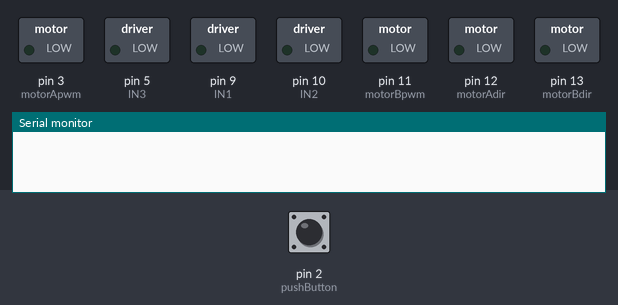
A sketch run on a simulated Arduino Uno, built with avr-gcc and run on an emulated ATmega328P. Parts: switched loads named in the sketch (green lamp = pin HIGH), the last lines printed to the serial monitor. Inputs (shaded band) come from the test bench; at power-on: pin 2 (pushButton) HIGH.

Above: at 1.2 s.
1.3 s: pin 2 (pushButton) pulsed LOW 2 times (0.12 s each, 0.3 s apart)
At 3.0 s:
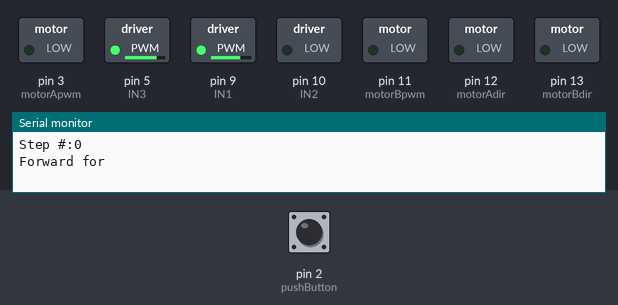
At 11.1 s:
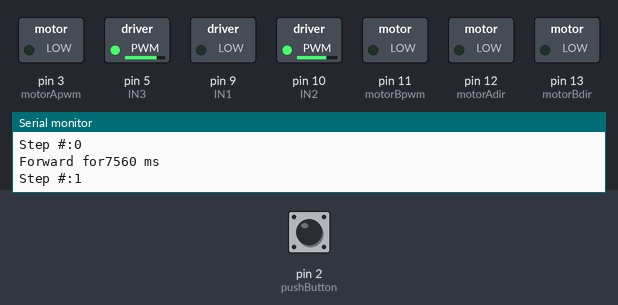
Timing chart, 0 to 11.9 s (numbered marks = the images above; inputs shaded):
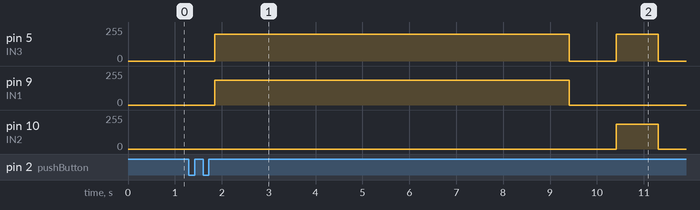

The sketch:

Lab_2_Code.ino
```cpp
/* Dead Reckoning
  20200117
  Program to get the ardbot to drive a predefined path
  jsteele, mshapiro, klarsen
*/

// Complete Tasks in Initial_Robot_Testing.ino first!!

/* Program TODO LIST
  1) Change the milliSecondsPerCM constant to the value you found in testing
  2) Change the milliSecondsPer90Deg constant to the value you found in testing
  3) Change the PWM of the forward function to the values you found in testing
  4) Write code for the button pause functionality
  5) Write your own turn function

  Note: type // to make a single line comment
        Comments are for the future you to understand how you wrote your code
*/

// Preprocessor Definitions

// If you have a kit with the moto shield, set this to true
// If you have the Dual H-Bridge controller w/o the shield, set to false
#define SHIELD false

// Defining these allows us to use letters in place of binary when
// controlling our motor(s)
#define A 0
#define B 1

//SHIELD Pin varables
#define motorApwm 3
#define motorAdir 12
#define motorBpwm 11
#define motorBdir 13

//Driver Pin variable
#define IN1 9
#define IN2 10
#define IN3 5
#define IN4 6

#define FORWARD 0
#define LEFT 1
#define RIGHT -1
#define pushButton 2
#define A 1
#define B 2
#define pwmA 3
#define dirA 12
#define pwmB 11
#define dirB 13

// PWM values for the motors
#define motorA_PWM 185
#define motorB_PWM 200

#define SHIELD 0

// the following converts centimeters into milliseconds as long datatype
#define milliSecondsPerCM 54     //CHANGE THIS ACCORDING TO YOUR BOT
#define milliSecondsPer90Deg 900 //CHANGE THIS ACCORDNING TO YOUR BOT

// the itemized list of moves for the robot as a 1D array
// this setup assumes that all the turns are 90 degrees and that all motions are pairs of drives and turns.
int moves[] = {140, LEFT, 90, RIGHT, 60, RIGHT, 180, RIGHT, 100, LEFT, 60, RIGHT, 100, RIGHT, 150, RIGHT};

// RIGHT param t is delay time calculated from dist and speed ratio
void turnRight(int t)
{
  run_motor(A, -motorA_PWM); //set this to a number between -255 and 255
  run_motor(B, motorB_PWM);  //set this to a number between -255 and 255
  delay(t);                  //set this to a time in ms for the motors to run
  run_motor(A, 0);           //motors stop
  run_motor(B, 0);
}

// LEFT param t is delay time calculated from dist and speed ratio
void turnLeft(int t)
{
  run_motor(A, motorA_PWM);  //set this to a number between -255 and 255
  run_motor(B, -motorA_PWM); //set this to a number between -255 and 255
  delay(t);                  //set this to a time in ms for the motors to run
  run_motor(A, 0);           //motors stop
  run_motor(B, 0);
}

void setup()
{
  // set up the motor drive ports
  pinMode(pwmA, OUTPUT);
  pinMode(dirA, OUTPUT);
  pinMode(pwmB, OUTPUT);
  pinMode(dirB, OUTPUT);
  // make the pushbutton's pin an input:
  pinMode(pushButton, INPUT_PULLUP); //CHANGE TO INPUT_PULLUP
  // initialize serial communication at 9600 bits per second:
  Serial.begin(9600);
}

void loop()
{
  int i, dist, dir;
  long time;
  while (digitalRead(pushButton) == 1)
    ;
  while (digitalRead(pushButton) == 0)
    ;
  //This for loop steps (or iterates) through the array 'moves'
  for (i = 0; i < sizeof(moves) / 2; i = i + 2)
  {

    while (digitalRead(pushButton))
    {
      // Do nothing but wait
      //Serial.println("Waiting");
    }

    delay(250);
    //Forward Leg of each step
    Serial.print("Step #:");
    Serial.println(i);
    dist = moves[i];
    Serial.print("Forward for");
    time = Forward(dist);
    Serial.print(time);
    Serial.println(" ms");
    delay(1000);

    //Turn Leg of each step
    Serial.print("Step #:");
    Serial.println(i + 1);
    dir = moves[i + 1];
    if (dir == LEFT)
    {
      time = Turn(90);
      Serial.print("turning LEFT ");
      Serial.print(time);
      Serial.println(" ms");
    }
    else
    {
      time = Turn(-90);
      Serial.println("turning RIGHT ");

      Serial.print(time);
      Serial.println(" ms");
    } // end of else motions conditional
    delay(1000);

  } // end of for loop
  Serial.println("That's All Folks!");
  delay(1000);
  exit(i);
} // the end

//////////////////////////////////////////////
unsigned long Forward(int distance)
{
  unsigned long t;
  t = distance * milliSecondsPerCM; //Time to keep motors on

  //To drive forward, motors go in the same direction
  run_motor(A, motorA_PWM); //change PWM to your calibrations
  run_motor(B, motorB_PWM); //change PWM to your calibrations
  delay(t);
  run_motor(A, 0);
  run_motor(B, 0);
  return (t);
}

//////////////////////////////////////////////
unsigned long Turn(int degrees)
{
  unsigned long t;
  int sign = degrees / abs(degrees);              //Find if left or right
  t = (abs(degrees) / 90) * milliSecondsPer90Deg; //Time to keep motors on

  if (sign == -1)
  {
    turnLeft(t);
  }
  else
  {
    turnRight(t);
  }

  return (t);
}
```

motors.ino
```cpp
void motor_setup()
{
  if (SHIELD)
  { //if you're using the motoshield
    //define Sheild pins as outputs
    pinMode(motorApwm, OUTPUT);
    pinMode(motorAdir, OUTPUT);
    pinMode(motorBpwm, OUTPUT);
    pinMode(motorBdir, OUTPUT);
    // initialize all pins to zero
    digitalWrite(motorApwm, 0);
    digitalWrite(motorAdir, 0);
    digitalWrite(motorBpwm, 0);
    digitalWrite(motorBdir, 0);
  }
  else
  { // if using dual motor driver
    // define driver pins as outputs
    pinMode(IN1, OUTPUT);
    pinMode(IN2, OUTPUT);
    pinMode(IN3, OUTPUT);
    pinMode(IN4, OUTPUT);
    // initialize all pins to zero
    digitalWrite(IN1, 0);
    digitalWrite(IN2, 0);
    digitalWrite(IN3, 0);
    digitalWrite(IN4, 0);
  } // end if
  return;
} // end function

// int motor is the defined A or B
// pwm = the power cycle you want to use
void run_motor(int motor, int pwm)
{
  int dir = (pwm / abs(pwm)) > 0; // returns if direction is forward (1) or reverse (0)
  pwm = abs(pwm);                 // only positive values can be sent to the motor

  if (SHIELD)
  { // if using motor shield
    switch (motor)
    {                               // find which motor to control
    case A:                         // if A, write A pins
      digitalWrite(motorAdir, dir); // dir is either 1 (forward) or 0 (reverse)
      analogWrite(motorApwm, pwm);  // pwm is an analog value 0-255
      break;                        // end case A
    case B:                         // if B, write B pins
      digitalWrite(motorBdir, dir); // dir is either 1 (forward) or 0 (reverse)
      analogWrite(motorBpwm, pwm);  // pwm is an analog value 0-255
      break;                        // end case A
    }                               // end switch statement
  }                                 // end if
  else
  { // if using dual motor drivers
    switch (motor)
    {       // find which motor to control
    case A: // if A, write A pins
      if (dir)
      {                         // If dir is forward
        analogWrite(IN1, pwm);  // IN1 is the forward pwm pin
        digitalWrite(IN2, LOW); // IN2 is low
      }
      else
      {
        digitalWrite(IN1, LOW); // IN1 is low
        analogWrite(IN2, pwm);  // IN2 is the reverse pwm pin
      }                         // end if
      break;                    // end case A
    case B:                     // if B, write B pins
      if (dir)
      {                         // if dir is forward
        analogWrite(IN3, pwm);  // IN3 is the forward pwm pin
        digitalWrite(IN4, LOW); // IN4 is low
      }
      else
      {
        digitalWrite(IN3, LOW); //IN3 is low
        analogWrite(IN4, pwm);  // IN4 is the reverse pwm pin
      }                         // end if
      break;                    // end case B
    }                           // end switch case
  }                             //end if
  return;
} // end function
```

Measured:
- after the input at 1.3 s, pin 5 (IN3): 0/255 → 200/255 after 0.55 s, → 0/255 7.6 s later, → 200/255 1.0 s later, → 0/255 0.90 s later; pin 9 (IN1): 0/255 → 185/255 after 0.55 s, → 0/255 7.6 s later; pin 10 (IN2): 0/255 → 185/255 after 9.1 s, → 0/255 0.90 s later
